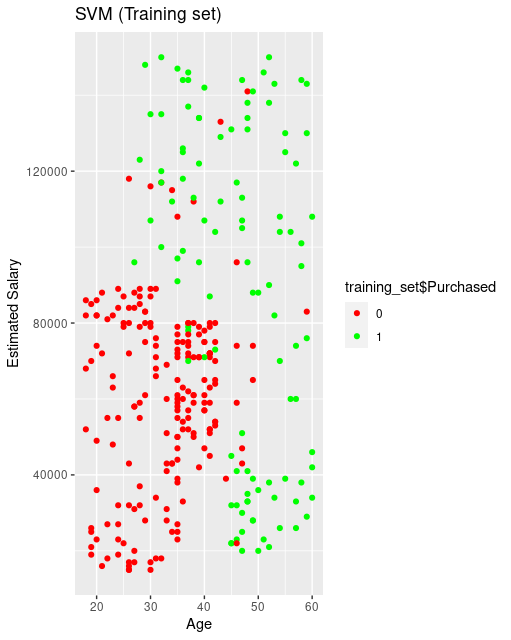

Here is the R script that generated this plot:
library(caTools)
library(e1071)
library(ggplot2)


dataset = read.csv('/home/oem/shaheen/Social_Network_Ads.csv')
head(dataset)

# Taking columns 3-5
dataset = dataset[3:5]
head(dataset)

# Encoding the target feature as factor
dataset$Purchased = factor(dataset$Purchased, levels = c(0, 1))

# split the dataset into training and test sets
set.seed(123)
split = sample.split(dataset$Purchased, SplitRatio = 0.75)

training_set = subset(dataset, split == TRUE)
test_set = subset(dataset, split == FALSE)

# svm classifier
classifier = svm(formula = Purchased ~ .,
                 data = training_set,
                 type = 'C-classification',
                 kernel = 'linear')


y_pred = predict(classifier, newdata = test_set[-3])
head(y_pred)


# Making the Confusion Matrix
cm = table(test_set[, 3], y_pred)
cm

# ploting the training set results
ggplot() +
  geom_point(aes(x = training_set$Age, y = training_set$EstimatedSalary,
                 color = training_set$Purchased),
             data = training_set) +
  scale_color_manual(values = c('red', 'green')) +
  geom_abline(intercept = classifier$coefs[1],
              slope = classifier$coefs[2],
              color = 'blue') +
  ggtitle('SVM (Training set)') +
  xlab('Age') +
  ylab('Estimated Salary')
